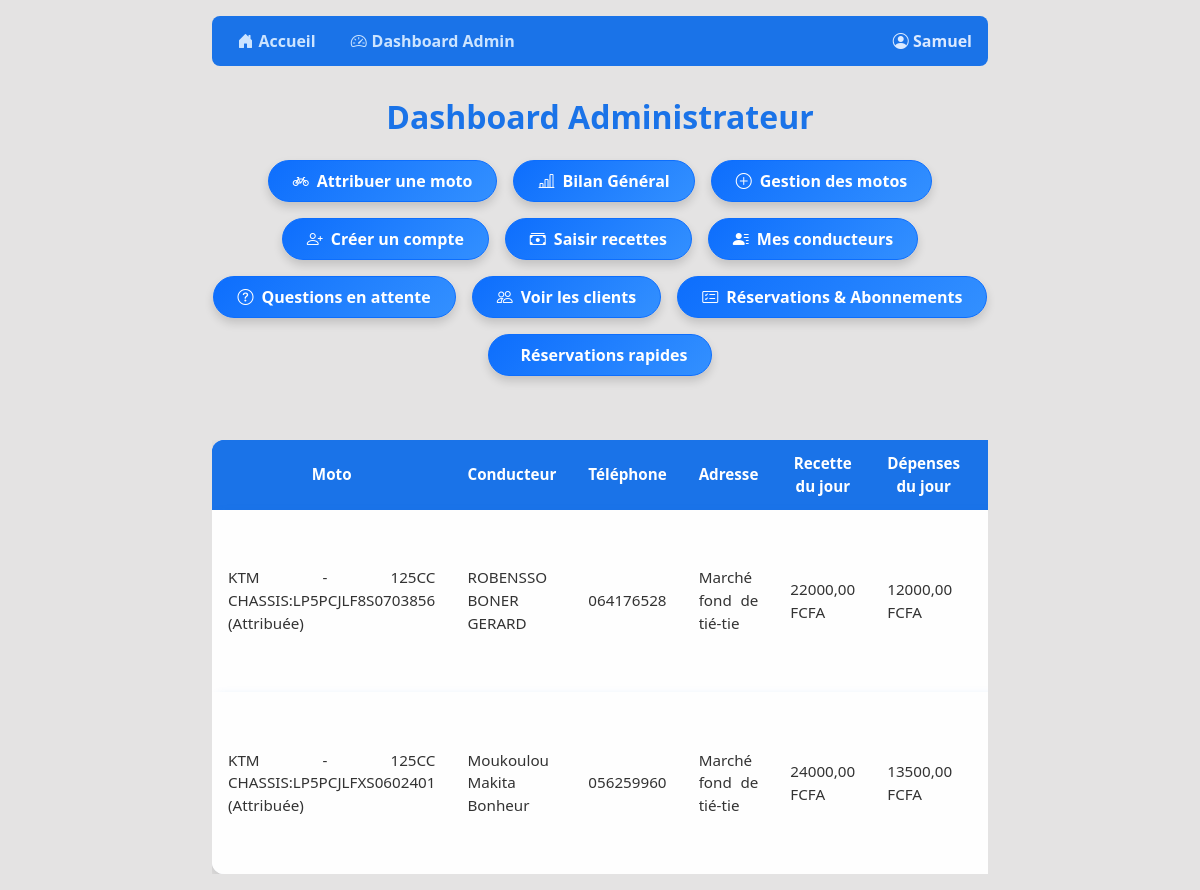
The page /dashboard/admin/ (signed in) on the database its author committed.
### gestion/models.py (models this page shows, shortened)
class User(AbstractUser):
    ROLE_CHOICES = (
        ('admin', 'Administrateur'),
        ('conducteur', 'Conducteur'),
    )
    role = models.CharField(max_length=20, choices=ROLE_CHOICES, default='conducteur')

class Conducteur(models.Model):
    user = models.OneToOneField(settings.AUTH_USER_MODEL, on_delete=models.CASCADE)
    adresse = models.CharField(max_length=255)
    telephone = models.CharField(max_length=20)
    moto = models.OneToOneField(Moto, on_delete=models.SET_NULL, null=True, blank=True)

class Moto(models.Model):
    STATUT_CHOICES = (
        ('disponible', 'Disponible'),
        ('attribuee', 'Attribuée'),
        ('reparation', 'En réparation'),
    )
    nom = models.CharField(max_length=100)
    matricule = models.CharField(max_length=50, unique=True)
    statut = models.CharField(max_length=20, choices=STATUT_CHOICES, default='disponible')
    def __str__(self):
        return f"{self.nom} - {self.matricule} ({self.get_statut_display()})"

class Recette(models.Model):
    conducteur = models.ForeignKey(Conducteur, on_delete=models.CASCADE)
    date = models.DateField(default=timezone.now)
    jour = models.CharField(max_length=10, choices=JOURS_SEMAINE)
    montant = models.DecimalField(max_digits=10, decimal_places=2)
    depense = models.DecimalField(max_digits=10, decimal_places=2)
    class Meta:
        unique_together = ('conducteur', 'date')
        ordering = ['-date']

### gestion/views.py (the view)
# urls.py: path('dashboard/admin/', views.admin_dashboard, name='admin_dashboard'),
@login_required
@admin_required
def admin_dashboard(request):
    conducteurs = Conducteur.objects.select_related('user', 'moto') \
        .annotate(total_recettes=Sum('recette__montant')) \
        .prefetch_related('recette_set')
    data_conducteurs = []
    for cond in conducteurs:
        recette_du_jour = next((r for r in cond.recette_set.all() if r.date == date.today()), None)
        data_conducteurs.append({
            'conducteur': cond,
            'recette_du_jour': recette_du_jour,
            'total_recettes': cond.total_recettes or 0,
        })
    reservations = Reservation.objects.all().order_by('-date_reservation')[:10]
    abonnements = Abonnement.objects.all().order_by('-date_demande')[:10]
    if request.user.role != "admin":
        return HttpResponseForbidden("Vous n'avez pas accès à cette page.")
    return render(request, 'admin_dashboard.html', {
        'conducteurs': data_conducteurs,
        'reservations': reservations,
        'abonnements': abonnements,
    })

### gestion/templates/admin_dashboard.html (shortened to what this page needs)
{% extends "base.html" %}
{% block page_title %}Dashboard Administrateur{% endblock %}
{% block content %}
<div class="dashboard-container">
    {% if user.role == "admin" %}
   <div class="central-btns" style="display: flex; flex-wrap: wrap; gap: 1rem; margin-bottom: 2rem;">
    <a href="{% url 'attribuer_moto' %}" class="btn btn-primary"><i class="bi bi-bicycle"></i> Attribuer une moto</a>
    <a href="{% url 'bilan_general' %}" class="btn btn-primary"><i class="bi bi-bar-chart-line"></i> Bilan Général</a>
    <a href="{% url 'ajouter_moto' %}" class="btn btn-primary"><i class="bi bi-plus-circle"></i> Gestion des motos</a>
    <a href="{% url 'register' %}" class="btn btn-primary"><i class="bi bi-person-plus"></i> Créer un compte</a>
    <a href="{% url 'ajouter_recette' %}" class="btn btn-primary"><i class="bi bi-cash-stack"></i> Saisir recettes</a>
    <a href="{% url 'liste_conducteurs' %}" class="btn btn-primary"><i class="bi bi-person-lines-fill"></i> Mes conducteurs</a>
    <a href="{% url 'liste_questions' %}" class="btn btn-primary"><i class="bi bi-question-circle"></i> Questions en attente</a>
    <a href="{% url 'clients_list' %}" class="btn btn-primary"><i class="bi bi-people"></i> Voir les clients</a>
    <a href="{% url 'reservation' %}" class="btn btn-primary"><i class="bi bi-card-checklist"></i>Réservations & Abonnements</a>
    <a href="{% url 'reservations_admin' %}" class="btn btn-primary">Réservations rapides</a>
</div>
    {% endif %}
    <div class="table-container">
        <table>
            <thead>
                <tr>
                    <th>Moto</th>
                    <th>Conducteur</th>
                    <th>Téléphone</th>
                    <th>Adresse</th>
                    <th>Recette du jour</th>
                    <th>Dépenses du jour</th>
                    {% if user.role == "admin" %}<th>Actions</th>{% endif %}
                </tr>
            </thead>
            <tbody>
            {% for item in conducteurs %}
                <tr>
                    <td data-label="Moto">{{ item.conducteur.moto|default:"Aucune" }}</td>
                    <td data-label="Conducteur">{{ item.conducteur.user.get_full_name }}</td>
                    <td data-label="Téléphone">{{ item.conducteur.telephone }}</td>
                    <td data-label="Adresse">{{ item.conducteur.adresse }}</td>
                    <td data-label="Recette du jour">{% if item.recette_du_jour %}{{ item.recette_du_jour.montant }} FCFA{% else %}-{% endif %}</td>
                    <td data-label="Dépense du jour">{{ item.recette_du_jour.depense|default:"-" }} FCFA</td>
                    {% if user.role == "admin" %}
                    <td data-label="Actions">
                    </td>
                    {% endif %}
                </tr>
            {% empty %}
                <tr><td colspan="7">Aucun conducteur trouvé.</td></tr>
            {% endfor %}
            </tbody>
        </table>
    </div>
{% endblock %}

### gestion/templates/base.html (shortened to what this page needs)
<!DOCTYPE html>
<html lang="fr">
<head>
    <link href="https://cdn.jsdelivr.net/npm/bootstrap@5.3.3/dist/css/bootstrap.min.css" rel="stylesheet">
    <link href="https://cdn.jsdelivr.net/npm/bootstrap-icons@1.10.5/font/bootstrap-icons.css" rel="stylesheet">
</head>
<body>
    <div class="container">
        {% if user.is_authenticated %}
        <nav>
            <ul>
                <li><a href="{% url 'home' %}"><i class="bi bi-house-door-fill"></i> Accueil</a></li>
                {% if user.role == "admin" %}
                    <li><a href="{% url 'admin_dashboard' %}"><i class="bi bi-speedometer2"></i> Dashboard Admin</a></li>
                {% elif user.role == "conducteur" %}
                    <li><a href="{% url 'conducteur_dashboard' %}"><i class="bi bi-person-badge-fill"></i> Mon Pointage</a></li>
                {% endif %}
                <li class="ms-auto"><strong><i class="bi bi-person-circle"></i> {{ user.username }}</strong></li>
            </ul>
        </nav>
        {% endif %}
        <h2>{% block page_title %}{% endblock %}</h2>
        {% block content %}{% endblock %}
    </div>
</body>
</html>

### gestion/templates/base.html (style rules this page uses)
body { font-family: 'Segoe UI', Tahoma, Geneva, Verdana, sans-serif; background-color: #f9fafb; margin: 0; padding: 1rem; min-height: 100vh; color: #222; text-align: justify; }
.container { max-width: 800px; margin: 0 auto; }
nav ul { list-style: none; padding: 0; margin-bottom: 2rem; display: flex; gap: 1rem; flex-wrap: wrap; align-items: center; background: #1a73e8; border-radius: 8px; padding: 0.5rem 1rem; }
nav ul li { margin: 0; color: white; font-weight: 600; }
nav ul li a { text-decoration: none; font-weight: 700; color: #cce4ff; padding: 0.3rem 0.6rem; border-radius: 6px; transition: background-color 0.3s ease; display: inline-flex; align-items: center; gap: 0.3rem; }
nav ul li.ms-auto { margin-left: auto; color: #dbe9ff; }
h2 { font-weight: 700; color: #1a73e8; margin-bottom: 1.5rem; text-align: center; }
table { width: 100%; border-collapse: separate; border-spacing: 0 0.75rem; box-shadow: 0 4px 15px rgba(26,115,232,0.15); background: white; border-radius: 12px; overflow: hidden; font-size: 0.95rem; }
thead tr { background-color: #1a73e8; color: white; text-align: center; font-weight: 700; border-radius: 12px; }
thead th { padding: 0.75rem 1rem; }
tbody tr { background: #fefefe; box-shadow: 0 2px 8px rgba(26,115,232,0.1); border-radius: 12px; transition: background-color 0.3s ease; }
tbody td { padding: 0.75rem 1rem; text-align: justify; vertical-align: middle; font-weight: 500; color: #333; }

### gestion/templates/admin_dashboard.html (style rules this page uses)
body { margin: 0; font-family: 'Segoe UI', Tahoma, Geneva, Verdana, sans-serif; min-height: 50vh; padding: 1rem; background: #e4e3e3; }
.dashboard-container { display: flex; flex-direction: column; align-items: center; width: 100%; max-width: 1200px; }
.central-btns { display: flex; flex-wrap: wrap; justify-content: center; gap: 1rem; margin-bottom: 2rem; }
.central-btns a { text-decoration: none; padding: 0.5rem 1.5rem; font-weight: 700; border-radius: 50px; background: linear-gradient(135deg,#0d6efd,#3390ff); color: white; display: inline-flex; align-items: center; gap: 0.5rem; box-shadow: 0 5px 10px rgba(0,0,0,0.15); transition: transform 0.2s, box-shadow 0.2s; }
.table-container { overflow-x: auto; width: 100%; max-width: 1100px; margin-top: 2rem; }
table { width: 100%; border-collapse: separate; border-spacing: 0; border-radius: 12px; overflow: hidden; box-shadow: 0 5px 15px rgba(0,0,0,0.15); background: rgba(255,255,255,0.95); }
thead { background: #0d6efd; color: white; font-weight: 600; }
td, th { padding: 0.8rem 1rem; text-align: center; vertical-align: middle; }
td[data-label="Actions"] { text-align: center; }

### rows shown on the page
User: username "Samuel"
Conducteur: conducteur.moto "KTM - 125CC CHASSIS:LP5PCJLF8S0703856 (Attribuée)", conducteur.user.get_full_name "ROBENSSO BONER GERARD", conducteur.telephone "064176528", conducteur.adresse "Marché fond de tié-tie", recette_du_jour.montant "22000,00", recette_du_jour.depense "12000,00"
Conducteur: conducteur.moto "KTM - 125CC CHASSIS:LP5PCJLFXS0602401 (Attribuée)", conducteur.user.get_full_name "Moukoulou Makita Bonheur", conducteur.telephone "056259960", conducteur.adresse "Marché fond de tié-tie", recette_du_jour.montant "24000,00", recette_du_jour.depense "13500,00"
